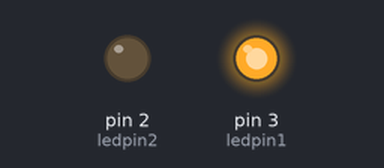
Recording of a sketch running on a simulated Arduino Uno, built with avr-gcc and run on an emulated ATmega328P. On the bench: output pins drawn as LEDs (lit = HIGH).

Above: at 0.2 s.
At 5.5 s:
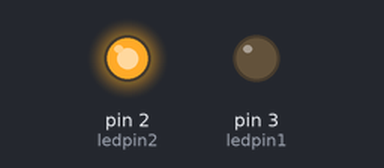
At 6.5 s:
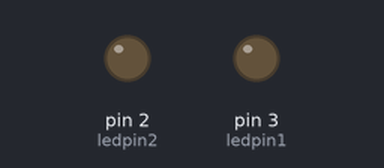
Timing chart, 0 to 9.1 s (numbered marks = the images above):
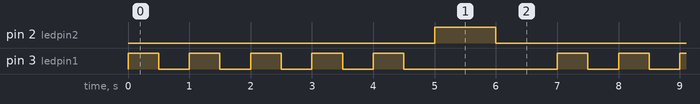

Measured:
- by itself, pin 2 (ledpin2): alternates HIGH for 1.0 s and LOW for 6.0 s
- by itself, pin 3 (ledpin1): repeats every 7.0 s: 4 × (LOW 0.50 s, HIGH 0.50 s), LOW 2.5 s, HIGH 0.50 s
- by itself, everything shown: repeats every 7.0 s, in 12 steps

The sketch:

Prak_MCU_6_PenggunaanContinueDalamLoop.ino
```cpp
const int ledpin1 = 3;
const int ledpin2 = 2;

void setup() {
  pinMode(ledpin1, OUTPUT);
  pinMode(ledpin2, OUTPUT);
}

void loop() {
  for (int i = 0; i < 10; i++) {
    if (i % 2 == 0) {
      continue;
    }
    digitalWrite(ledpin1, HIGH);
    delay(500);
    digitalWrite(ledpin1, LOW);
    delay(500);
  }
  digitalWrite(ledpin2, HIGH);
  delay(1000);
  digitalWrite(ledpin2, LOW);
  delay(1000);
}

//PRAK6.2
```
